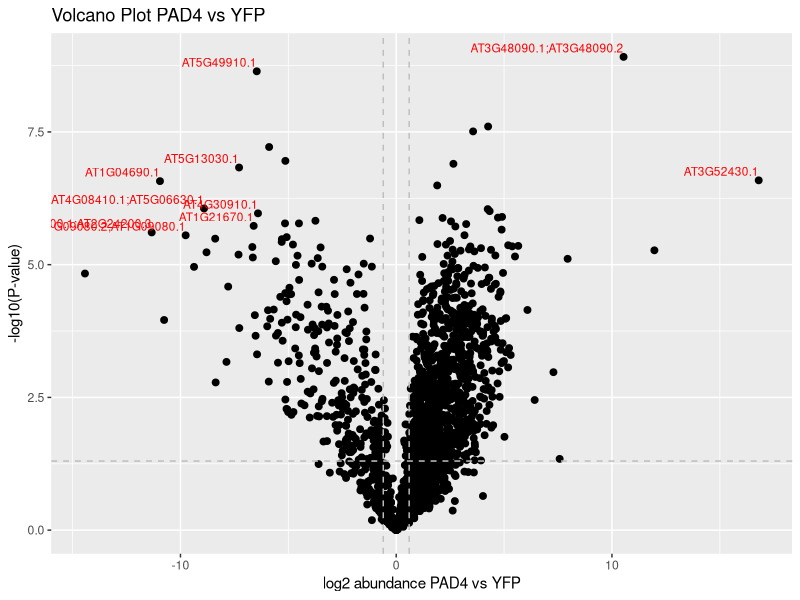

Recreate this plot in R. (Note: this script raises an error after producing the figure.)
sun <- read.table(file = 'data/Sun-etal-2021-IP-MS-PAD4-vs-YFP.txt', header = TRUE, sep = "\t",
                      stringsAsFactors = TRUE)
library(tidyverse)

str(sun)
# 'data.frame':	1877 obs. of  13 variables:
# $ Fasta.headers           : Factor w/ 1877 levels "AT1G01080.1 | Symbols:  | RNA-binding (RRM/RBD/RNP motifs) family protein | chr1:45503-46789 REVERSE LENGTH=293"| __truncated__,..: 1 2 3 4 5 6 7 8 9 10 ...
# $ Protein.IDs             : Factor w/ 1877 levels "AT1G01080.1;AT1G01080.2",..: 1 2 3 4 5 6 7 8 9 10 ...
# $ Majority.protein.IDs    : Factor w/ 1877 levels "AT1G01080.1;AT1G01080.2",..: 1 2 3 4 5 6 7 8 9 10 ...
# $ Norm_abundance_PAD4_rep1: num  22.6 22.4 26.2 24.5 23.1 ...
# $ Norm_abundance_PAD4_rep2: num  23.2 22.5 26.3 24.2 20.8 ...
# $ Norm_abundance_PAD4_rep3: num  22.4 22.4 26.3 24.5 23.5 ...
# $ Norm_abundance_PAD4_rep4: num  23.3 22.3 26.2 23.8 25.2 ...
# $ Norm_abundance_YFP_rep1 : num  19.4 23 24.9 21 22.3 ...
# $ Norm_abundance_YFP_rep2 : num  19.1 22.7 25 20.5 19.8 ...
# $ Norm_abundance_YFP_rep3 : num  20.7 20.1 25.7 19.5 21 ...
# $ Norm_abundance_YFP_rep4 : num  20.7 23.1 25.5 21.2 20.1 ...
# $ log2_PAD4_vs_YFP        : num  2.882 0.212 0.971 3.727 2.313 ...
# $ pval_PAD4_vs_YFP        : num  0.000845 0.77466 0.001873 0.000113 0.074875 ...

#take the negative logarithms of the pvalues and store as new variable
sun$log_pval <- -log10(sun$pval_PAD4_vs_YFP)

# make subset with genes i want to label
significant_genes <- sun[sun$log_pval > 5.5 & abs(sun$log2_PAD4_vs_YFP) > 6, ]

#volplot has the log2 fold change on the x axis, and the pvalue on the y axis
volcano_plot <- ggplot(sun, aes(x = log2_PAD4_vs_YFP, y = log_pval), label = '') +
  geom_point(size = 2) +
  labs(title = "Volcano Plot PAD4 vs YFP", x = "log2 abundance PAD4 vs YFP", y = "-log10(P-value)") +
  geom_vline(xintercept = c(-0.6, 0.6), col = "gray", linetype = 'dashed') +
  geom_hline(yintercept = -log10(0.05), col = "gray", linetype = 'dashed') + 
  geom_text(data = significant_genes, aes(label = Protein.IDs), 
            vjust = -0.5, hjust = 1, size = 3, color = "red")
  theme_clear()

# Display the plot
print(volcano_plot)


#make a subset of the data and tidy it
#I choose the gene with the highest pvalue
sun_ordered <- sun[order(sun$log_pval, decreasing = TRUE),]

gene <- sun_ordered[1,] 
gene_long <- gene %>%
  pivot_longer(
    cols = starts_with("Norm_abundance"),  
    names_to = c("condition", "rep"),
    names_pattern = "Norm_abundance_(.*)_rep(\\d)", 
    values_to = "Norm_abundance"
  )

p <- ggplot(gene_long) +
  geom_boxplot(aes(x = condition, y = Norm_abundance)) +
  labs(y = "Normalized abundance", x = "Sample")+
  geom_jitter(aes(y = Norm_abundance, x = condition), colour = "black", height = 0, 
              width = 0.1, alpha = 0.5)+
  ggtitle(label = gene$Protein.IDs, subtitle = paste("log 2 ratio is", gene$log2_PAD4_vs_YFP, "and the pvalue is", gene$pval_PAD4_vs_YFP))
#not very pretty as the data is very clustered. 

ggsave("output/plot.pdf", plot = p, width = 7, height = 5)

#taking a random one now.
gene <- sun_ordered[500,]
#running the gene_long and the ggplot code above
ggsave("output/plot2.pdf", plot = p, width = 7, height = 5)
